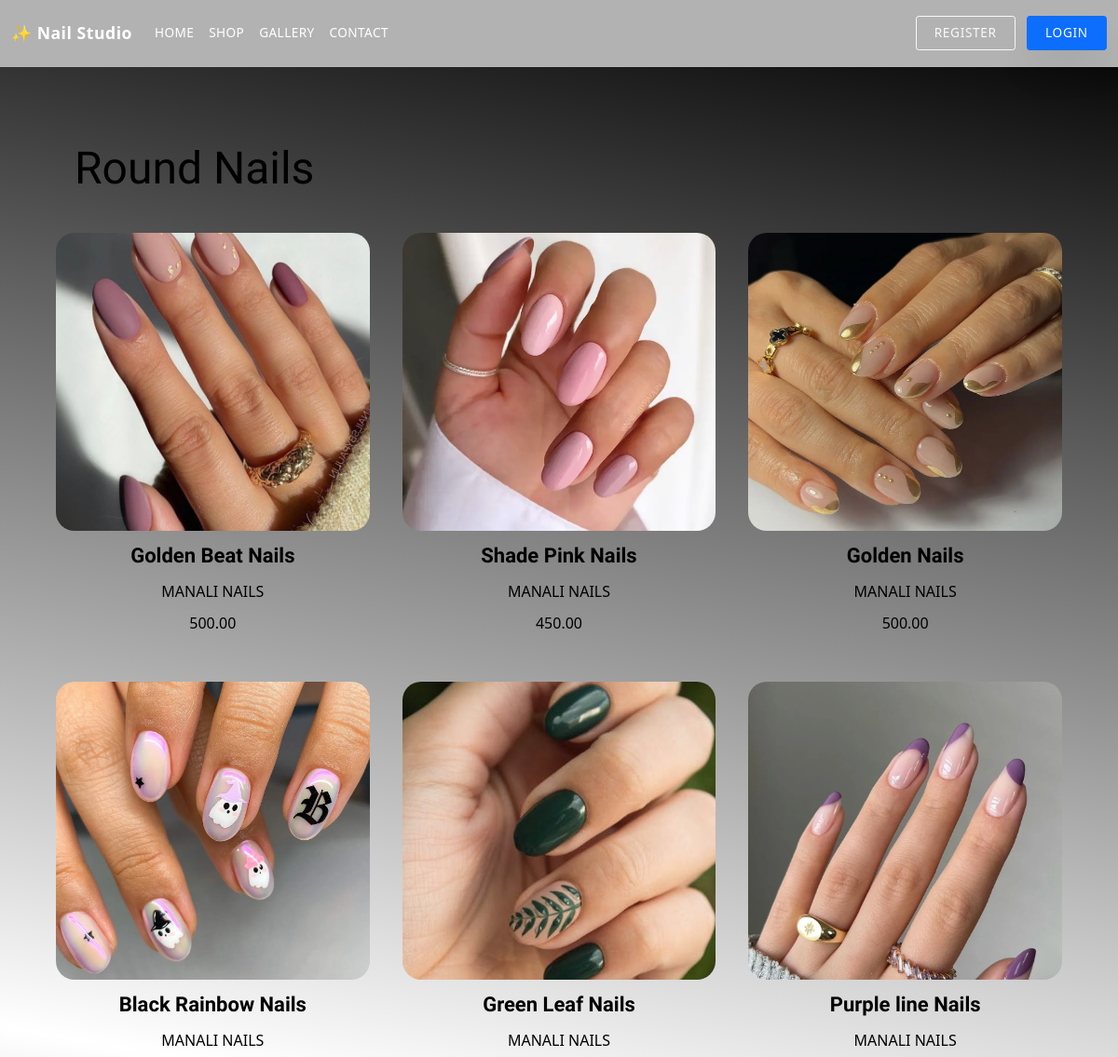
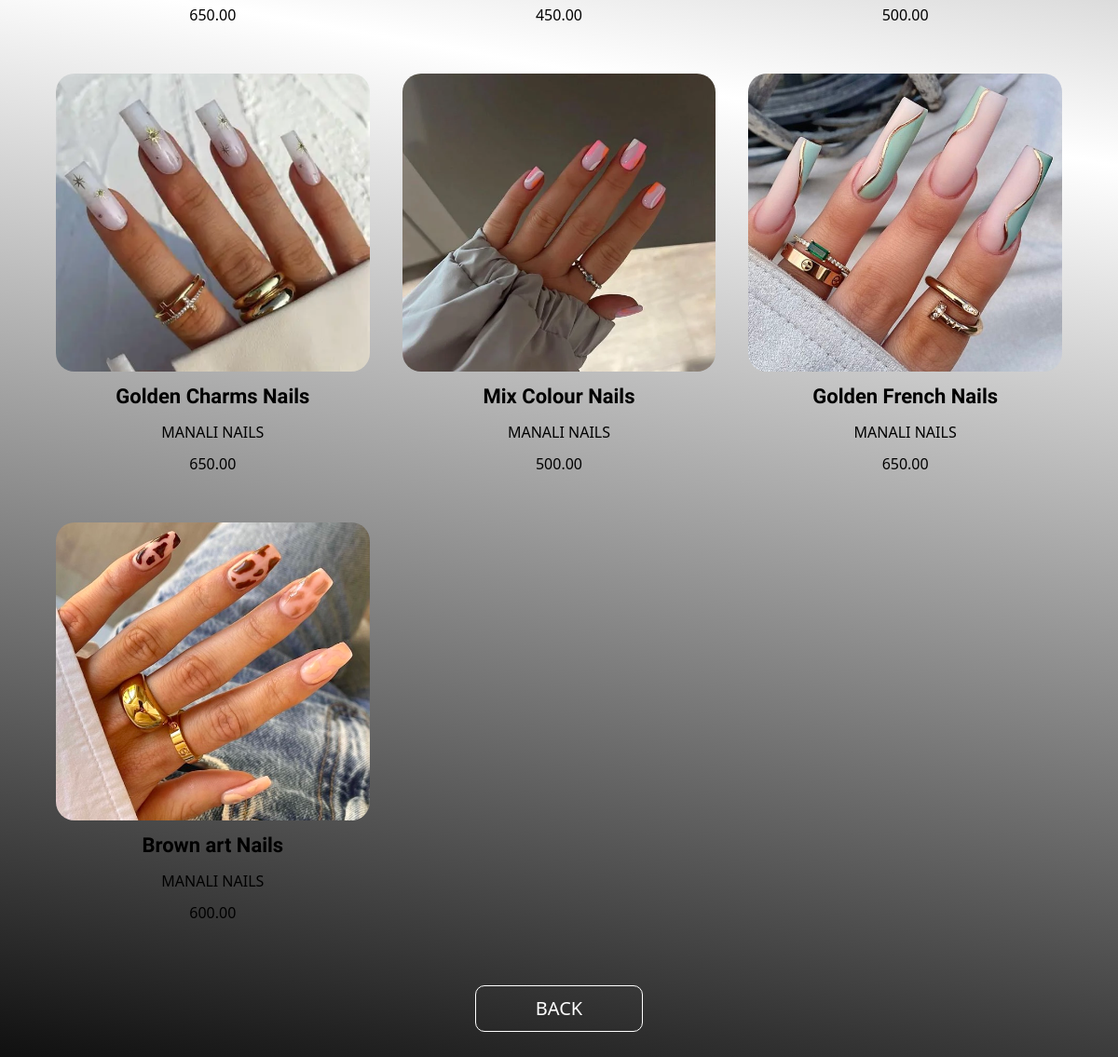
The app's page /round/ with its own data (2 pictures, top to bottom).
### demo/models.py (models this page shows, shortened)
class Product(models.Model):
    name = models.CharField(max_length=200)
    brand = models.CharField(max_length=200, default="MANALI NAILS")
    image = models.ImageField(upload_to='images/')
    price = models.DecimalField(max_digits=10, decimal_places=2, default=0.00)

### demo/views.py (the view)
# urls.py: path('round/',views.round,name='round'),
def round(request):
    products = Product.objects.all()
    return render(request , 'round.html' , {'products': products[120:130]})

### demo/templates/round.html
{% extends "base.html" %}
{% load static %}
{% block extra_css %}
<link rel="stylesheet" href="{% static 'css/round.css' %}">
{% endblock %}
{% block content %}
<div class="seller-section">
    <h1 class="seller-title">Round Nails</h1>
    <div class="seller-grid">
        {% for product in products %}
        <div class="seller-card">
            <a href="{% url 'details' product.id %}">
                <img class="seller-image" src="{{ product.image.url }}" alt="{{ product.name }}">
            </a>
            <p class="seller-name"><b>{{ product.name }}</b></p>
            <p class="seller-brand">{{ product.brand }}</p>
            <p class="seller-price">{{ product.price }}</p>
        </div>
        {% endfor %}
    </div>
    <div class="btn-wrapper">
        <a href="{% url 'shop' %}">
            <button class="shop-btn">BACK</button>
        </a>
    </div>
</div>
{% endblock %}

### demo/static/css/base.css (style rules this page uses)
:root { --color-bg: #f8f5f7; --color-surface: #ffffff; --color-surface-dark: #0d0d0d; --color-text: #1f1f1f; --color-text-muted: #5b5b5b; --color-accent: #f06292; --color-accent-dark: #b71c5c; --color-border: rgba(15, 15, 15, 0.08); --shadow-soft: 0 20px 40px rgba(15, 15, 15, 0.08); --shadow-card: 0 25px 60px rgba(14, 8, 30, 0.14); --nav-height: 72px; --max-width: 1200px; }
*, *::before, *::after { box-sizing: border-box; }
html { font-size: 16px; scroll-behavior: smooth; }
body { margin: 0; min-height: 100vh; font-family: "Inter", "Poppins", "Libre Baskerville", system-ui, -apple-system, BlinkMacSystemFont, "Segoe UI", sans-serif; background: var(--color-bg); color: var(--color-text); line-height: 1.6; -webkit-font-smoothing: antialiased; }
img, picture { max-width: 100%; display: block; height: auto; border-radius: inherit; }
a { color: inherit; text-decoration: none; }
button, input, textarea, select { font: inherit; color: inherit; }

### demo/static/css/round.css (style rules this page uses)
.seller-section { background: linear-gradient(10deg, rgba(1, 1, 1, 1) 0%, rgba(255, 255, 255, 1) 50%, rgba(10, 10, 10, 1) 100%); padding: 80px 20px 100px; color: black; }
.seller-title { font-size: 48px; font-family: "Quintessential", serif; margin-left: 60px; margin-bottom: 40px; }
.seller-grid { display: grid; grid-template-columns: repeat(auto-fit, minmax(260px, 1fr)); gap: 35px; padding: 0 40px; }
.seller-card { text-align: center; }
.seller-image { width: 100%; height: 320px; object-fit: cover; border-radius: 20px; transition: 0.4s; }
.seller-name { font-size: 22px; font-family: "Quintessential", serif; margin-top: 10px; }
.seller-brand, .seller-price { margin-top: -6px; font-size: 16px; }
.btn-wrapper { text-align: center; margin-top: 50px; }
.shop-btn { background: transparent; height: 50px; width: 180px; font-size: 20px; border-radius: 10px; color: white; border: 1px solid white; cursor: pointer; transition: 0.3s; }

### records on screen
Product: image (picture), name "Golden Beat Nails", brand "MANALI NAILS", price "500.00"
Product: image (picture), name "Shade Pink Nails", brand "MANALI NAILS", price "450.00"
Product: image (picture), name "Golden Nails", brand "MANALI NAILS", price "500.00"
Product: image (picture), name "Black Rainbow Nails", brand "MANALI NAILS", price "650.00"
Product: image (picture), name "Green Leaf Nails", brand "MANALI NAILS", price "450.00"
Product: image (picture), name "Purple line Nails", brand "MANALI NAILS", price "500.00"
Product: image (picture), name "Golden Charms Nails", brand "MANALI NAILS", price "650.00"
Product: image (picture), name "Mix Colour Nails", brand "MANALI NAILS", price "500.00"
Product: image (picture), name "Golden French Nails", brand "MANALI NAILS", price "650.00"
Product: image (picture), name "Brown art Nails", brand "MANALI NAILS", price "600.00"
